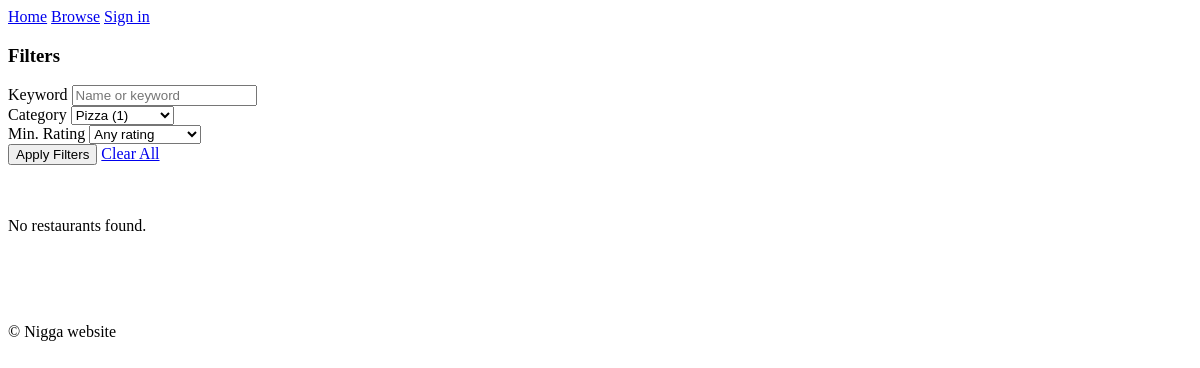
/browse?category=1, run on an earlier commit of the app's database.
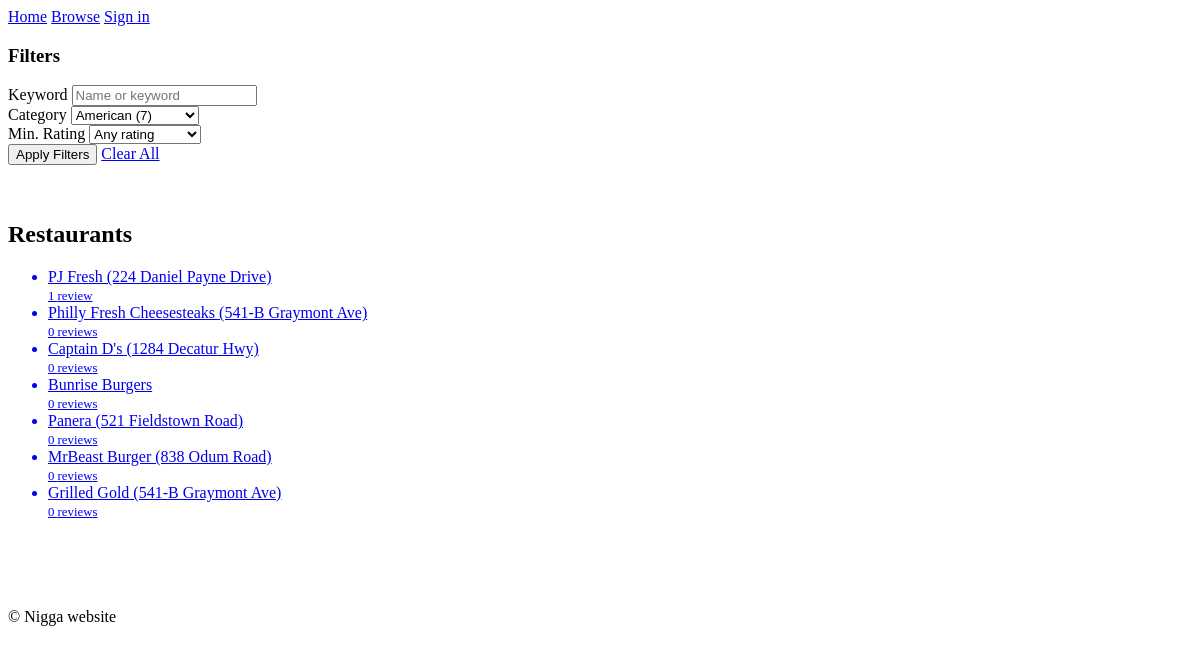
And on a later commit of the database.
### tables this page shows
CREATE TABLE restaurants (
    restaurant_id INTEGER PRIMARY KEY AUTOINCREMENT,
    name TEXT NOT NULL,
    category_id INTEGER,
    price_range TEXT,
    full_address TEXT,
    city TEXT,
    state TEXT,
    latitude REAL,
    longitude REAL,
    avg_rating REAL DEFAULT 0.00,
    total_reviews INTEGER DEFAULT 0,
    FOREIGN KEY (category_id) REFERENCES categories(category_id)
);

### web/app.py (the view)
@app.route('/browse')
def browse():
    keyword = request.args.get("q", "").strip()
    category = request.args.get("category", None, type=int)
    price = request.args.get("price", "").strip()
    min_rating = request.args.get("min_rating", None, type=float)
    city = request.args.get("city", "").strip()
    results = db.search_restaurants(
        keyword = keyword or None,
        category_id = category,
        price_range = price or None,
        min_rating = min_rating,
        city = city or None,
    )
    categories = db.get_category_summary()
    query = dict(q=keyword, category=category, price=price, min_rating=min_rating, city=city)
    return render_template("browse.html", restaurants=results, categories=categories, query=query)

### sqlQueries.py (called while the page is built)
def get_connection() -> sqlite3.Connection:
    conn = sqlite3.connect(DB_PATH)
    conn.row_factory = lambda cur, row: {
        col[0]: row[idx] for idx, col in enumerate(cur.description)
    } if cur.description else row
    conn.execute("PRAGMA foreign_keys = ON")
    return conn

def get_category_summary() -> List[Dict]:
    try:
        with get_connection() as conn:
            cur = conn.execute("""
                SELECT c.name AS category,
                COUNT(DISTINCT r.restaurant_id) AS restaurant_count,
                ROUND(AVG(r.avg_rating), 2) AS avg_rating,
                SUM(r.total_reviews) AS total_reviews, c.category_id
                FROM categories c
                JOIN restaurants r ON r.category_id = c.category_id
                GROUP BY c.category_id, c.name
                ORDER BY avg_rating DESC
                """,
            )
            return cur.fetchall()
    except sqlite3.Error as e:
        print(f"Error getting category summary: {e}")
        return []

### web/app.py (called while the page is built)
def current_user():
    return session.get("user")

@app.context_processor
def inject_user():
    return {"user": current_user()}

### web/templates/browse.html (shortened to what this page needs)
{% extends "base.html" %}
{% block content %}
<aside class="sidebar">
    <form class="filter-panel" method="GET" action="{{ url_for('browse') }}">
        <h3>Filters</h3>
        <div class="filter-group">
          <label>Keyword</label>
          <input type="text" name="q" class="form-control" value="{{ query.q or '' }}" placeholder="Name or keyword">
        </div>
        <div class="filter-group">
          <label>Category</label>
          <select name="category">
            {% for cat in categories %}
                <option value="{{ loop.index }}"
                    {% if query.category == loop.index %}selected{% endif %}>
                    {{ cat.category }} ({{ cat.restaurant_count }})
                </option>
            {% endfor %}
          </select>
        </div>
        <div class="filter-group">
            <label>Min. Rating</label>
            <select name="min_rating">
                <option value="">Any rating</option>
            </select>
        </div>
        <button type="submit">Apply Filters</button>
        <a href="{{ url_for('browse') }}">Clear All</a>
    </form>
</aside>
<div class="container" style="padding-top:36px;padding-bottom:56px">
    <div>
        {% if restaurants %}
            <h2>Restaurants</h2>
            <ul>
                {% for r in restaurants %}
                    <a href="{{ url_for('restaurant', rid=r.restaurant_id) }}">
                        <li>{{ r.name }}</li>
                        <span class="text-muted" style="font-size:.8rem">
                            {{ r.total_reviews }} review{% if r.total_reviews != 1 %}s{% endif %}
                        </span>
                    </a>
                {% endfor %}
            </ul>
        {% else %}
            <p>No restaurants found.</p>
        {% endif %}
    </div>
</div>
{% endblock %}

What changed in the data, as far as the page shows it:
now on this page (row edited): restaurants: name "PJ Fresh (224 Daniel Payne Drive)", total_reviews "1"
now on this page (row edited): restaurants: name "Philly Fresh Cheesesteaks (541-B Graymont Ave)", total_reviews "0"
now on this page (row edited): restaurants: name "Captain D's (1284 Decatur Hwy)", total_reviews "0"
now on this page (row edited): restaurants: name "Bunrise Burgers", total_reviews "0"
now on this page (row edited): restaurants: name "Panera (521 Fieldstown Road)", total_reviews "0"
now on this page (row edited): restaurants: name "MrBeast Burger (838 Odum Road)", total_reviews "0"
now on this page (row edited): restaurants: name "Grilled Gold (541-B Graymont Ave)", total_reviews "0"
Also different on the page:
form field category: "Pizza (1)" → "American (7)"
text no longer shown: "No restaurants found."
text now shown: "Restaurants"
